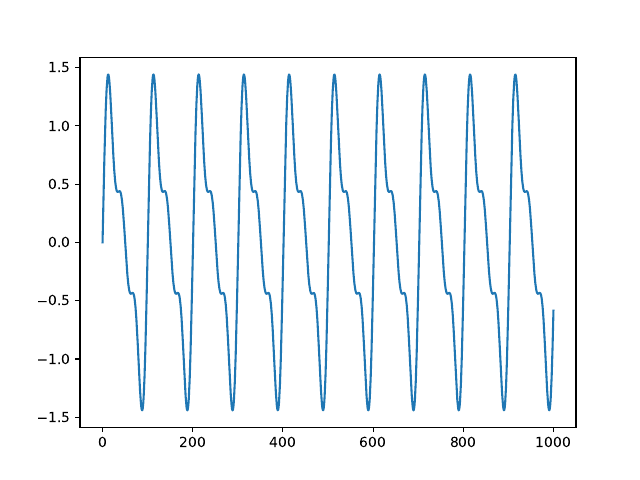

This figure's Python source:
import matplotlib
matplotlib.use('AGG')
import matplotlib.pyplot as plt
from pylab import *
import wave
import struct
import random
import numpy


def generate_sin(freq, duration, srate=44100.0, amp=1.0,phase=0):
    t = np.linspace(0,duration,int(srate*duration))
    data = amp * np.sin(2*np.pi*freq *t + phase)
    return data

freq = 440
srate = 44100
time_space = np.linspace(0, 1000/44100,1000)

#create the three harmonically related sinusoids
data_1 = generate_sin(freq, 0.5, amp=1.0)
data_2 = generate_sin(freq*2, 0.5, amp = 0.5)
data_3 = generate_sin(freq*3, 0.5, amp = 0.33)

data = [data_1[i] + data_2[i] + data_3[i] for i in range(0, len(data_1))]

#plot 0 phase
plt.figure()
plt.plot(time_space[0:1000] * srate, data[0:1000]);
fname='q2_2.pdf'
plt.savefig(fname)

size_fft = len(data)
fft_space = (numpy.fft.fft(data) / size_fft)[0 : int(size_fft / 2)]

plt.figure()
plt.title("Fast Fourier Transform")

size = len(data)
series = arange(size)
intervals = size / srate
frequ= (series / intervals)[0 : int(size / 2)]

plt.plot(frequ, numpy.abs(fft_space))
figurename = 'q2_2m.pdf'
plt.savefig(figurename)
